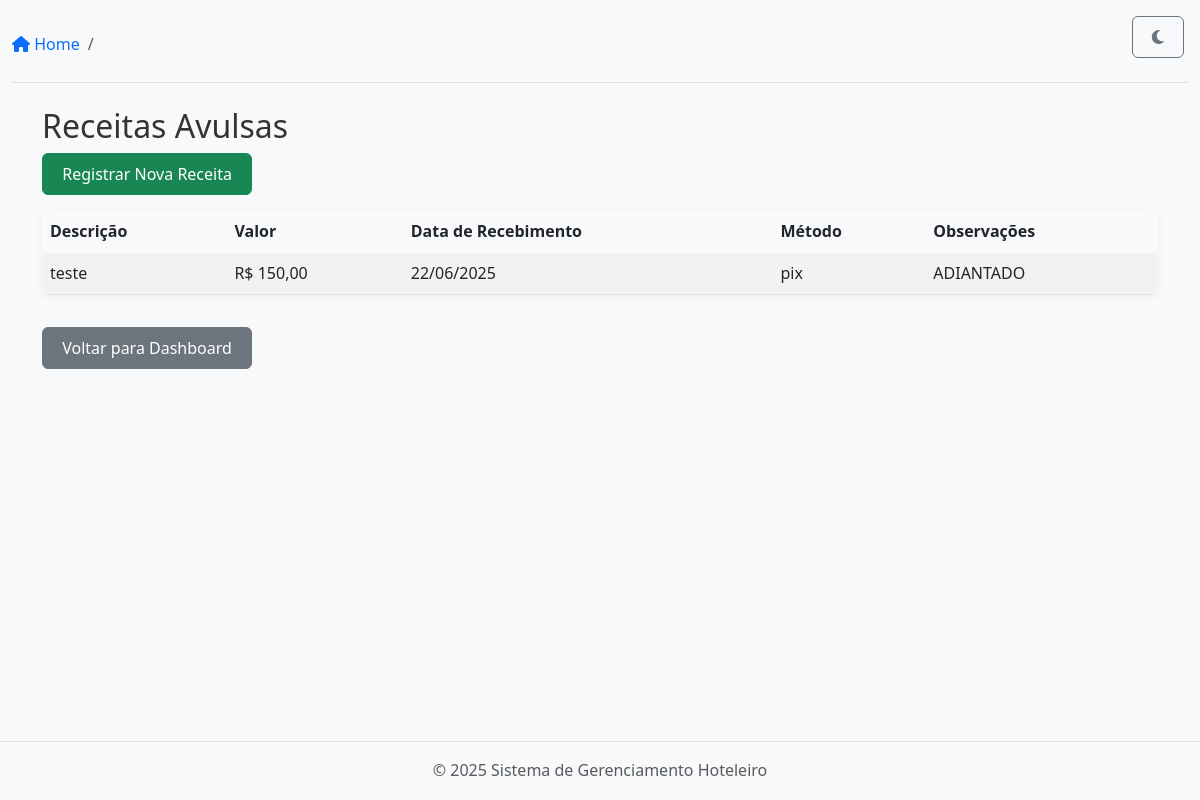
Screenshot of /finance/extra-income/ (signed in) with the database file from the repository.
### apps/finance/models.py (models this page shows, shortened)
class ExtraIncome(models.Model):
    description = models.CharField(max_length=255, verbose_name="Descrição")
    amount = models.DecimalField(max_digits=10, decimal_places=2, verbose_name="Valor")
    date_created = models.DateField(auto_now_add=True, verbose_name="Data de Registro")
    received_date = models.DateField(verbose_name="Data de Recebimento")
    method = models.CharField(max_length=50, verbose_name="Método de Recebimento")
    notes = models.TextField(blank=True, null=True, verbose_name="Observações")
    class Meta:
        verbose_name = "Receita Avulsa"
        verbose_name_plural = "Receitas Avulsas"

### apps/finance/views.py (the view)
# urls.py: path('extra-income/', views.extra_income_list, name='extra_income_list'),
@login_required
def extra_income_list(request):
    incomes = ExtraIncome.objects.all().order_by('-received_date')
    return render(request, 'finance/extra_income_list.html', {'incomes': incomes})

### templates/finance/extra_income_list.html (shortened to what this page needs)
{% extends 'base.html' %}
{% block content %}
<div class="container mt-4">
    <h2>Receitas Avulsas</h2>
    <a href="{% url 'finance:create_extra_income' %}" class="btn btn-success mb-3">Registrar Nova Receita</a>
    <table class="table table-striped">
        <thead>
            <tr>
                <th>Descrição</th>
                <th>Valor</th>
                <th>Data de Recebimento</th>
                <th>Método</th>
                <th>Observações</th>
            </tr>
        </thead>
        <tbody>
            {% for income in incomes %}
            <tr>
                <td>{{ income.description }}</td>
                <td>R$ {{ income.amount|floatformat:2 }}</td>
                <td>{{ income.received_date|date:'d/m/Y' }}</td>
                <td>{{ income.method }}</td>
                <td>{{ income.notes|default:'-' }}</td>
            </tr>
            {% empty %}
            <tr><td colspan="5">Nenhuma receita avulsa registrada.</td></tr>
            {% endfor %}
        </tbody>
    </table>
    <a href="/" class="btn btn-secondary mt-3">Voltar para Dashboard</a>
</div>
{% endblock %}

### static/css/styles.css (style rules this page uses)
:root { --primary-color: #0d6efd; --secondary-color: #f8f9fa; --text-color: #333; --border-color: #ddd; --success-color: #198754; --danger-color: #dc3545; --warning-color: #ffc107; --info-color: #0dcaf0; }
body { font-family: 'Segoe UI', Tahoma, Geneva, Verdana, sans-serif; line-height: 1.6; margin: 0; padding: 0; color: var(--text-color); min-height: 100vh; display: flex; flex-direction: column; background: #f8f9fa; transition: background 0.2s, color 0.2s; }
.btn { border-radius: 6px; font-weight: 500; padding: 0.5rem 1.2rem; transition: all 0.2s; }
.table { border-radius: 8px; overflow: hidden; box-shadow: 0 2px 10px rgba(0, 0, 0, 0.05); }
.table thead th { background-color: var(--secondary-color); border-bottom: none; font-weight: 600; }

### rows the page displays
ExtraIncome: description "teste", amount "150,00", received_date "22/06/2025", method "pix", notes "ADIANTADO"
